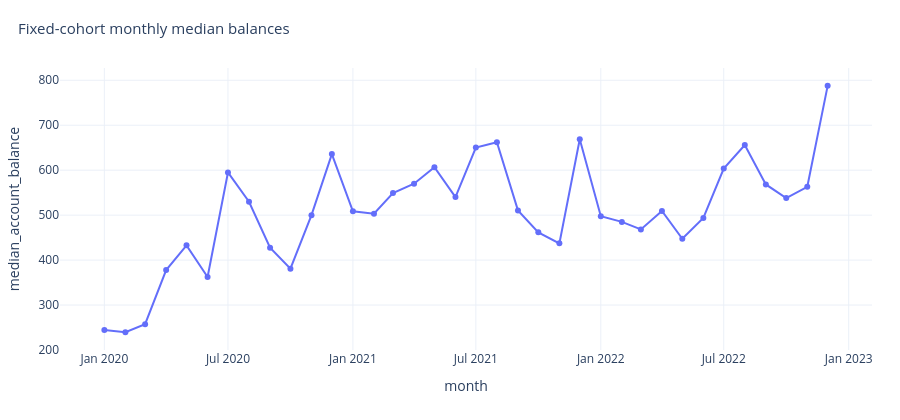

The cell this chart's notebook holds for it:
### Markdown cell above
### Monthly balance levels

We take the median of the account-level monthly median balances to describe a typical account over time. Sustained changes motivate the regime descriptors in Stage 1. The aggregate median can conceal offsetting movements across accounts.

### Code cell
if monthly_cohort.height:
    show(
        px.line(
            monthly_cohort.to_pandas(),
            x="month",
            y="median_account_balance",
            markers=True,
            title="Fixed-cohort monthly median balances",
        )
    )
else:
    print("No complete-history cohort is available at this cutoff.")

### Figure 1 — Plotly figure (JSON) as saved in the notebook; plotly's stock layout.template omitted (floating-point values rounded to 4 significant figures)
{"data": [{"hovertemplate": "month=%{x}<br>median_account_balance=%{y}<extra></extra>", "legendgroup": "", "line": {"color": "#636efa", "dash": "solid"}, "marker": {"symbol": "circle"}, "mode": "lines+markers", "name": "", "orientation": "v", "showlegend": false, "type": "scatter", "x": ["2020-01-01T00:00:00", "2020-02-01T00:00:00", "2020-03-01T00:00:00", "2020-04-01T00:00:00", "2020-05-01T00:00:00", "2020-06-01T00:00:00", "2020-07-01T00:00:00", "2020-08-01T00:00:00", "2020-09-01T00:00:00", "2020-10-01T00:00:00", "2020-11-01T00:00:00", "2020-12-01T00:00:00", "2021-01-01T00:00:00", "2021-02-01T00:00:00", "2021-03-01T00:00:00", "2021-04-01T00:00:00", "2021-05-01T00:00:00", "2021-06-01T00:00:00", "2021-07-01T00:00:00", "2021-08-01T00:00:00", "2021-09-01T00:00:00", "2021-10-01T00:00:00", "2021-11-01T00:00:00", "2021-12-01T00:00:00", "2022-01-01T00:00:00", "2022-02-01T00:00:00", "2022-03-01T00:00:00", "2022-04-01T00:00:00", "2022-05-01T00:00:00", "2022-06-01T00:00:00", "2022-07-01T00:00:00", "2022-08-01T00:00:00", "2022-09-01T00:00:00", "2022-10-01T00:00:00", "2022-11-01T00:00:00", "2022-12-01T00:00:00"], "xaxis": "x", "y": [244.7, 239.7, 257.4, 377.9, 432.8, 362.4, 594.9, 529.8, 427.7, 380.9, 499.9, 635.8, 508.6, 503.3, 549.1, 570.0, 606.4, 540.2, 650.3, 662.2, 510.5, 461.7, 437.2, 668.7, 497.6, 485.0, 468.3, 509.4, 447.6, 493.8, 603.7, 656.0, 568.3, 538.0, 563.0, 787.6], "yaxis": "y"}], "layout": {"autosize": true, "font": {"size": 12}, "height": 420, "legend": {"font": {"size": 11}, "orientation": "h", "tracegroupgap": 0, "x": 0, "y": -0.19, "yanchor": "top"}, "margin": {"b": 70, "l": 60, "r": 28, "t": 68}, "title": {"font": {"size": 15}, "text": "Fixed-cohort monthly median balances", "x": 0.02, "xanchor": "left"}, "xaxis": {"anchor": "y", "domain": [0.0, 1.0], "title": {"text": "month"}}, "yaxis": {"anchor": "x", "domain": [0.0, 1.0], "title": {"text": "median_account_balance"}}}}
